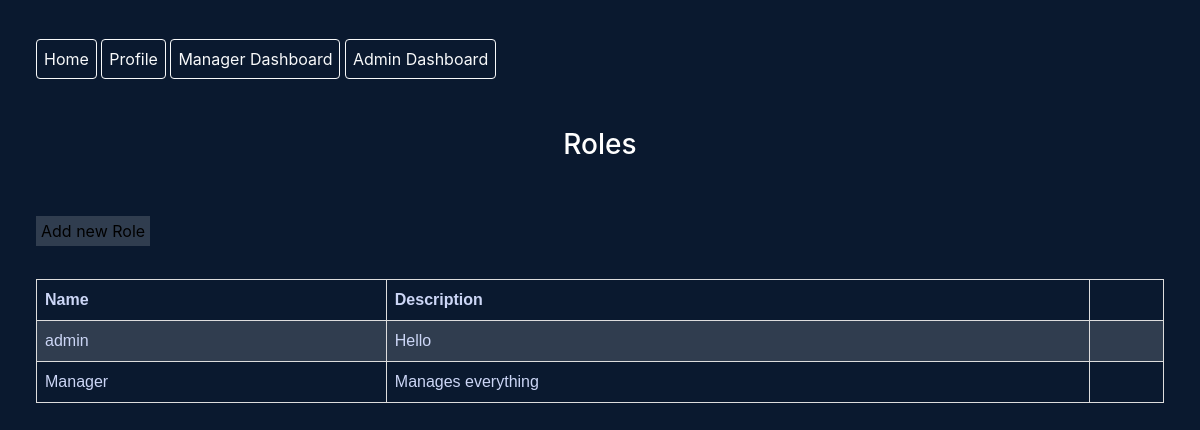
/ad/rolelist (signed in), run on an earlier commit of the app's database.
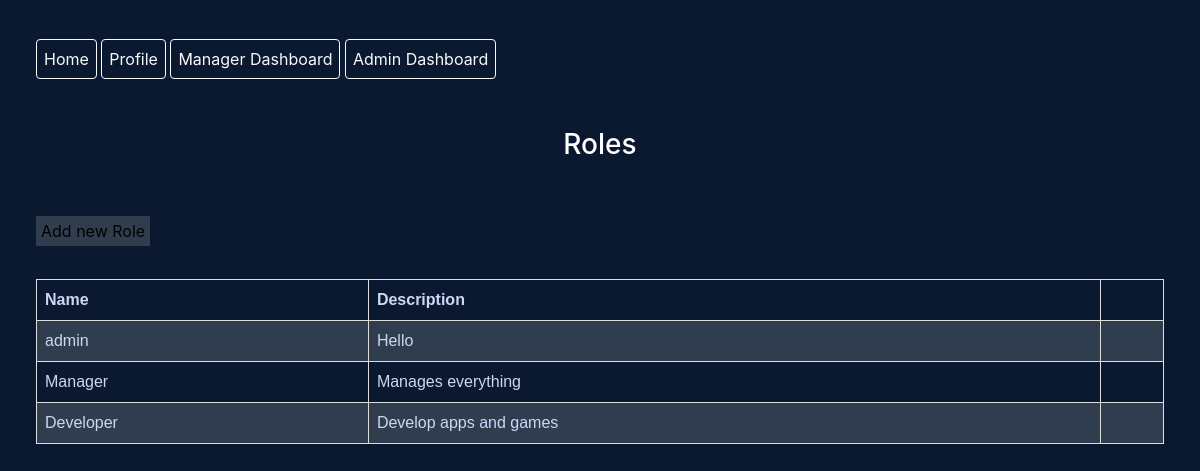
And on a later commit of the database.
### core/models.py (models this page shows, shortened)
class Role(models.Model):
	name = models.CharField(max_length=60)
	description = models.CharField(max_length=264)

### assignment/views.py (the view)
# urls.py: path('rolelist', RolesListView.as_view(), name='rolelist'),
class RolesListView(AdminRequiredMixin, ListView):
	model = Role
	context_object_name = 'roles'
	template_name = "assignment/roles_list.html"

### assignment/views.py (called while the page is built)
    def dispatch(self, request, *args, **kwargs):
        usr = request.user
        if usr.is_authenticated and usr.is_superuser:
            pass
        else:
            return redirect('core:index')
        return super().dispatch(request, *args, **kwargs)

### core/context_processors.py (called while the page is built)
def check_authorization(request):
	if request.user.is_superuser:
		user_is_admin = True
	else:
		user_is_admin = False
	if request.user.is_authenticated:
		user_is_authenticated = True
		jobinfo = EmployeeJobInfo.objects.filter(user = request.user)[0]
		if jobinfo and jobinfo.isManager == True:
			user_is_manager = True
		else:
			user_is_manager = False
	else:
		user_is_authenticated = False
		user_is_manager = False
	return {
		'user_is_authenticated' : user_is_authenticated,
		'user_is_admin': user_is_admin,
		'user_is_manager' : user_is_manager,
	}

### assignment/templates/assignment/roles_list.html
{% extends 'core/base.html' %}
{% block content %}
	<h3>Roles</h3>
	<br>
	<a class='add-dept' href="{% url 'createMode:create-role' %}">
		Add new Role
	</a>
	<table>
		<tr>
			<th>Name</th>
			<th>Description</th>
			<th></th>
		</tr>
			{% for role in roles %}
				<tr>
			    	<td>
			    		{{ role.name }}
			    	</td>
			    	<td> {{ role.description }}</td>
			    	<td>
			    	</td>
			    </tr>
			{% endfor %}
	</table>
{% endblock %}

### core/templates/core/base.html (shortened to what this page needs)
{% load static %}
<!DOCTYPE html>
<html>
<head>
	<link rel="stylesheet" type="text/css" href="{% static 'core/bootstrap.min.css' %}">
	<link rel="stylesheet" href="https://use.fontawesome.com/releases/v5.0.8/css/all.css">
	<link rel="stylesheet" type="text/css" href="{% static 'core/style.css' %}">
	<link rel="stylesheet" type="text/css" href="{% static 'assignment/style.css' %}">
</head>
<body>
		{% if user_is_authenticated %}
		<div class="box-element mt-4">
			<a class="btn btn-outline-light" href="{% url 'core:index' %}">
				Home
			</a>
			<a class="btn btn-outline-light" href="{% url 'core:profile' %}">
				Profile
			</a>
			{% if user_is_manager %}
				<a class="btn btn-outline-light" href="{% url 'core:manager-dashboard' %}">
					Manager Dashboard
				</a>
			{% endif %}
			{% if user_is_admin %}
				<a class="btn btn-outline-light" href="{% url 'assignment:admin-index' %}">
					Admin Dashboard
				</a>
			{% endif %}
		</div>
		{% endif %}
		<br>
	{% block content %}
	{% endblock %}
</body>
</html>

### core/static/core/style.css (style rules this page uses)
html, body { background-color: #0a192f; color: rgb(204, 214, 246); }
h1, h2, h3, h4, h5 { color: white; }
.btn { margin-top: 15px; padding: 7px; cursor: pointer; }
h3 { padding: 25px 0px; }
table { width: 350px; padding: 15px 100px; }

### assignment/static/assignment/style.css (style rules this page uses)
table { font-family: arial, sans-serif; border-collapse: collapse; width: 94%; margin-left: 3%; margin-top: 3% }
td, th { border: 1px solid #dddddd; text-align: left; padding: 8px; }
tr:nth-child(even) { background-color: #dddddd2e; }
a { color: black; text-decoration: none; }
h1,h3 { text-align: center; }
.add-dept { color: black; background-color: #303d4f; margin-left: 3%; padding: 5px; }
.box-element { padding-left: 3%; }

What changed in the data, as far as the page shows it:
added Role: name "Developer", description "Develop apps and games"
